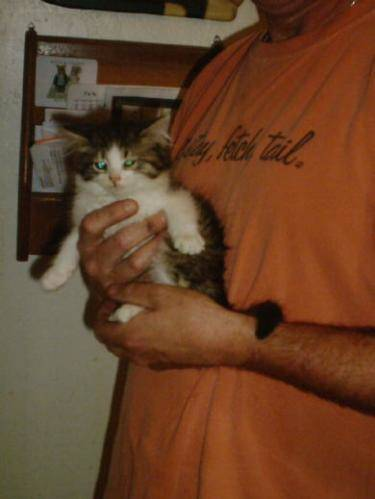
#> input picture cat.4002.jpg, 375 x 499 px, found by its file name
$ jupyter execute Day_6.ipynb
#> lines starting #> are read from the running program, lines starting #| are printed output that depends on the picture; after the words box and inside, x2 and y2 are one past the last pixel; in counts of white or black regions, pixels touching at a corner belong together
<h1>
segmentation an image using histogram

[cell 1]
import cv2
import numpy as np
import matplotlib.pyplot as plt

[cell 2]
img = cv2.imread("cat.4002.jpg", cv2.IMREAD_GRAYSCALE)
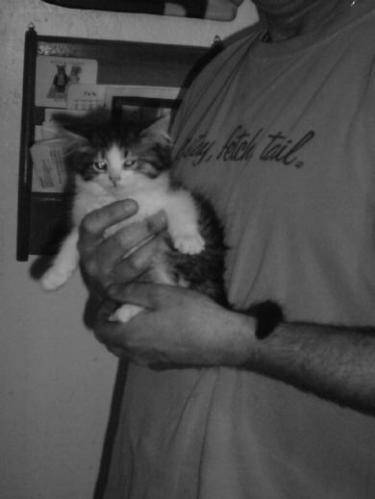
#> img: shape (499, 375); min 1, max 187, mean 75.1

[cell 3]
plt.hist(img.flatten(), bins=256, range=(0,255))
#> figure, not shown here; tallest bar 3802 high, from x = 86.66 to 87.66

[cell 4]
plt.hist(img.flatten(), bins=256, range=(100,200))
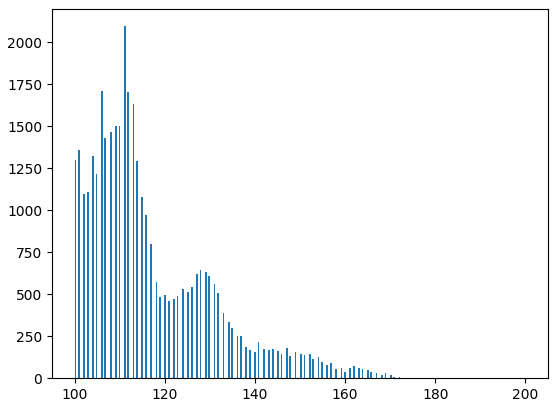
#> figure drawn by matplotlib, 1 panel; tallest bar 2096 high, from x = 110.9 to 111.3

[cell 5]
seg_1 = (img<38)
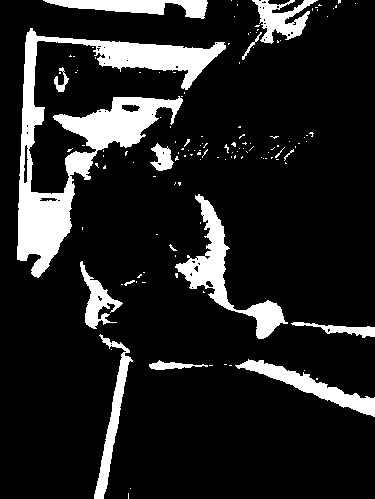
#> seg_1: shape (499, 375) bool; 13.7% white; 133 white regions (117 under 20 px), largest, box (x1, y1, x2, y2) and area: (17, 28, 226, 278) 12844, (175, 194, 288, 339) 3332, (235, 359, 375, 417) 1947
seg_2 = ((img>=38) & (img<75))
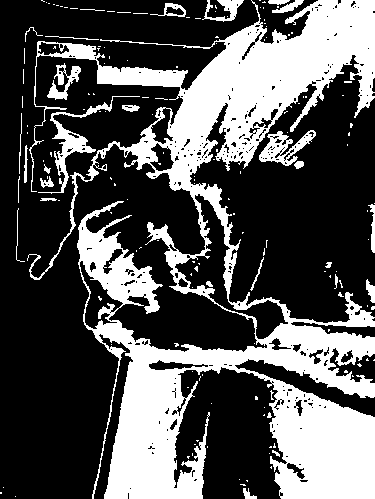
#> seg_2: shape (499, 375) bool; 33.4% white; 163 white regions (135 under 20 px), largest, box (x1, y1, x2, y2) and area: (27, 0, 375, 499) 57377, (38, 96, 140, 194) 1163, (259, 130, 316, 166) 851
seg_3 = ((img>=75) & (img<120))
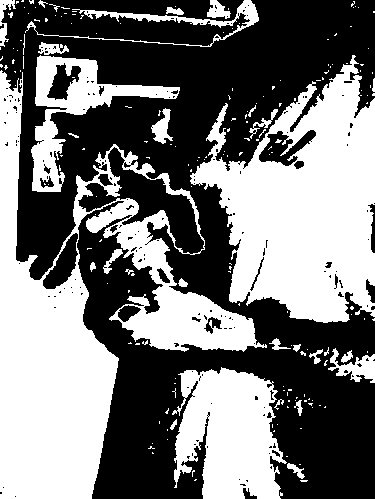
#> seg_3: shape (499, 375) bool; 46.4% white; 195 white regions (164 under 20 px), largest, box (x1, y1, x2, y2) and area: (0, 70, 267, 499) 36852, (190, 55, 375, 323) 28573, (172, 367, 287, 499) 10851
seg_4 = (img>=120)
#> seg_4: shape (499, 375) bool; 6.5% white; 95 white regions (85 under 20 px), largest, box (x1, y1, x2, y2) and area: (0, 0, 250, 93) 6259, (78, 147, 204, 254) 4068, (43, 233, 78, 289) 904

[cell 6]
new_image = np.zeros((img.shape[0], img.shape[1], 3))

[cell 7]
new_image[seg_1] = [0,0,255]
new_image[seg_2] = [0,255,0]
new_image[seg_3] = [255,0,0]
new_image[seg_4] = [0,255,255]

[cell 8]
cv2.imshow("seg_img", new_image)
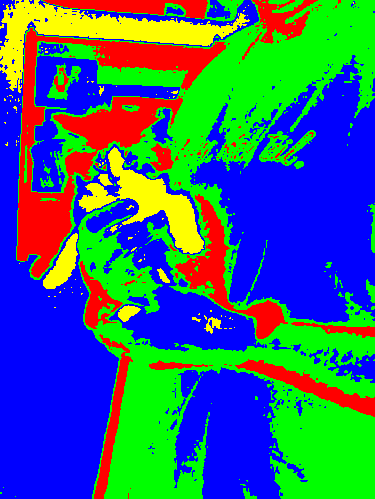
#> window 'seg_img': shape (499, 375, 3); mean B, G, R 118.4, 101.7, 51.4
cv2.waitKey(0)
cv2.destroyAllWindows()

[cell 9]
cv2.imwrite("segmentation_using_histogram.png", new_image)

[cell 10]
from scipy import ndimage as nd

[cell 11]
seg_1_opened = nd.binary_opening(seg_1, np.ones((5,5)))
#> seg_1_opened: shape (499, 375) bool; 12.3% white; 21 white regions, largest, box (x1, y1, x2, y2) and area: (21, 31, 225, 147) 4775, (17, 180, 74, 277) 3597, (54, 97, 182, 150) 3262
seg_1_closed = nd.binary_closing(seg_1_opened, np.ones((7,7)))
#> seg_1_closed: shape (499, 375) bool; 12.3% white; 15 white regions, largest, box (x1, y1, x2, y2) and area: (17, 97, 182, 277) 7791, (21, 31, 225, 147) 4842, (177, 196, 233, 310) 2320

seg_2_opened = nd.binary_opening(seg_2, np.ones((5,5)))
#> seg_2_opened: shape (499, 375) bool; 27% white; 55 white regions, largest, box (x1, y1, x2, y2) and area: (167, 0, 375, 226) 16641, (94, 322, 375, 499) 15553, (272, 388, 375, 499) 9095
seg_2_closed = nd.binary_closing(seg_2_opened, np.ones((7,7)))
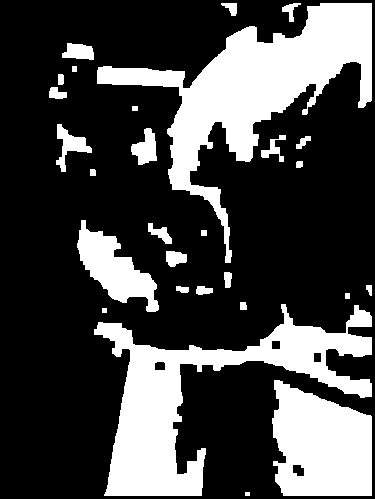
#> seg_2_closed: shape (499, 375) bool; 27.8% white; 28 white regions, largest, box (x1, y1, x2, y2) and area: (97, 3, 372, 263) 19352, (94, 304, 372, 496) 16639, (272, 380, 372, 496) 9132

seg_3_opened = nd.binary_opening(seg_3, np.ones((5,5)))
#> seg_3_opened: shape (499, 375) bool; 42.3% white; 54 white regions, largest, box (x1, y1, x2, y2) and area: (195, 65, 375, 323) 27199, (0, 101, 118, 499) 25517, (176, 368, 279, 499) 10120
seg_3_closed = nd.binary_closing(seg_3_opened, np.ones((7,7)))
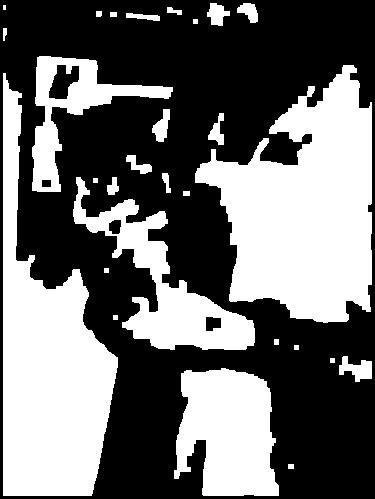
#> seg_3_closed: shape (499, 375) bool; 42.5% white; 28 white regions (1 under 20 px), largest, box (x1, y1, x2, y2) and area: (195, 65, 372, 323) 27767, (3, 73, 118, 496) 24411, (174, 368, 279, 496) 10387

seg_4_opened = nd.binary_opening(seg_4, np.ones((5,5)))
#> seg_4_opened: shape (499, 375) bool; 5.9% white; 10 white regions, largest, box (x1, y1, x2, y2) and area: (0, 0, 232, 85) 5654, (108, 149, 203, 253) 3365, (43, 234, 78, 289) 897
seg_4_closed = nd.binary_closing(seg_4_opened, np.ones((7,7)))
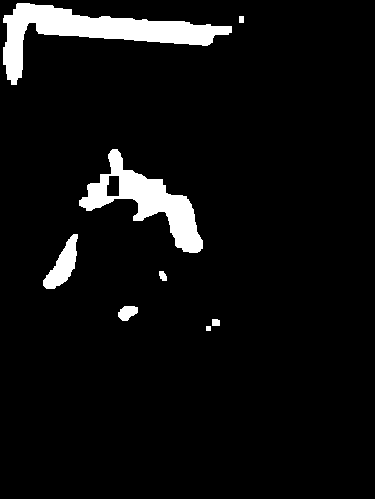
#> seg_4_closed: shape (499, 375) bool; 6% white; 8 white regions, largest, box (x1, y1, x2, y2) and area: (3, 3, 232, 85) 5768, (79, 149, 203, 253) 4138, (43, 234, 78, 289) 897

[cell 12]
new_image_cleaned = np.zeros((img.shape[0], img.shape[1], 3))
new_image_cleaned[seg_1_closed] = [0,0,255]
new_image_cleaned[seg_2_closed] = [0,255,0]
new_image_cleaned[seg_3_closed] = [255,0,0]
new_image_cleaned[seg_4_closed] = [0,255,255]

[cell 13]
cv2.imshow("segmentation_cleaned_using_histogram", new_image_cleaned)
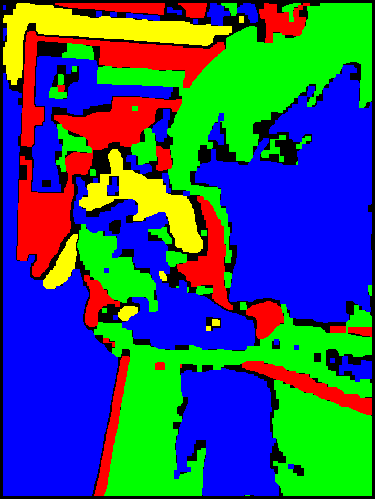
#> window 'segmentation_cleaned_using_his': shape (499, 375, 3); mean B, G, R 108.3, 85.4, 46.3
cv2.waitKey(0)
cv2.destroyAllWindows()
